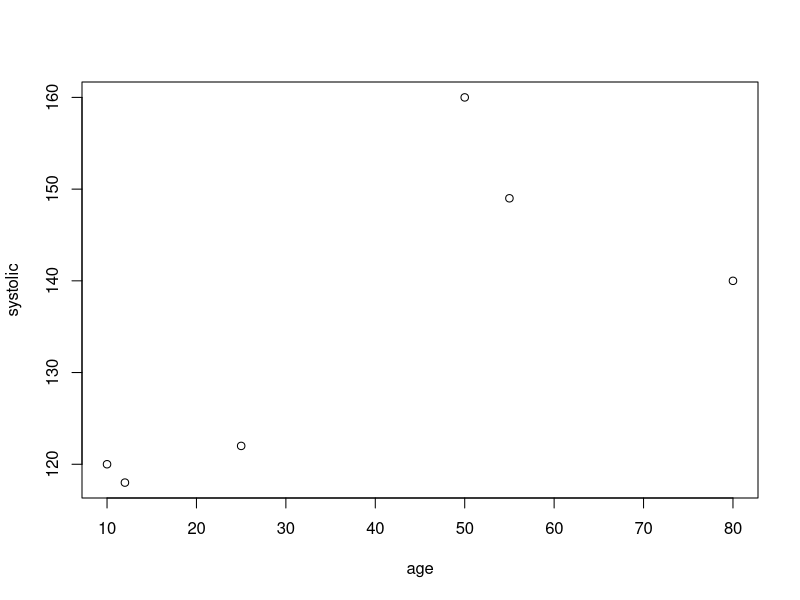

This figure's R source:
## ---- chunk 1
knitr::opts_chunk$set(echo = TRUE)
## ---- chunk 2
age <- c(10, 12, 25, 50, 55, 80)      
systolic <- c(120, 118, 122, 160, 149, 140)
## ---- chunk 3
cbind(age, systolic)
## ---- chunk 4
plot(age, systolic)
## ---- chunk 5
########## Side 23 to 25 ## initialize a vector 

lgl_var <- c(TRUE, FALSE) # logical
int_var <- c(1L, 6L, 10L) # integer
dbl_var <- c(1, 2.5, 4.5) # double
chr_var <- c("these are", "some strings") # "character"

typeof(lgl_var) 

typeof(int_var) 

typeof(dbl_var) 

typeof(chr_var) 
